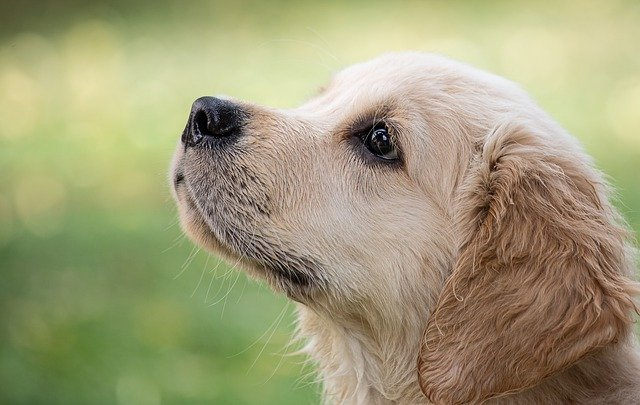
#> input picture dog.jpg, 640 x 405 px
$ jupyter execute '08. 이미지 대칭.ipynb'
#> lines starting #> are read from the running program, lines starting #| are printed output that depends on the picture
# 08.이미지 대칭

## 좌우대칭

[cell 1]
import cv2
img = cv2.imread ('dog.jpg')
#> img is the input picture: shape (405, 640, 3); mean B, G, R 120, 156.6, 160
flip_horizontal = cv2.flip(img,1)  #flipCode > 0 좌우대칭 Horizontal
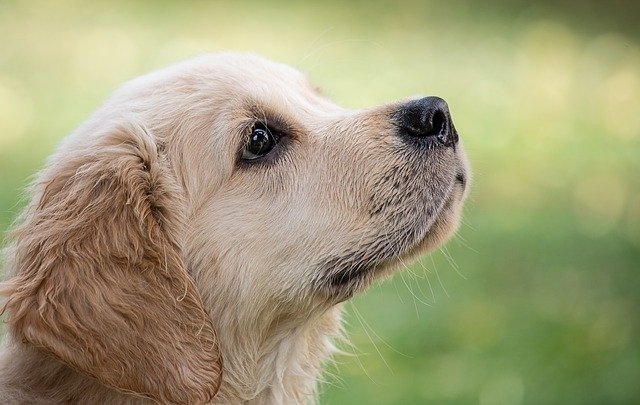
#> flip_horizontal: shape (405, 640, 3); mean B, G, R 120, 156.6, 160

cv2.imshow('img',img)
cv2.imshow ('flip_horizontal',flip_horizontal)
cv2.waitKey(0)
cv2.destroyAllWindows()

## 상하 대칭

[cell 2]
import cv2
img = cv2.imread ('dog.jpg')
flip_vertical = cv2.flip(img,0)  #flipCode ==0  상하대칭 Vertical
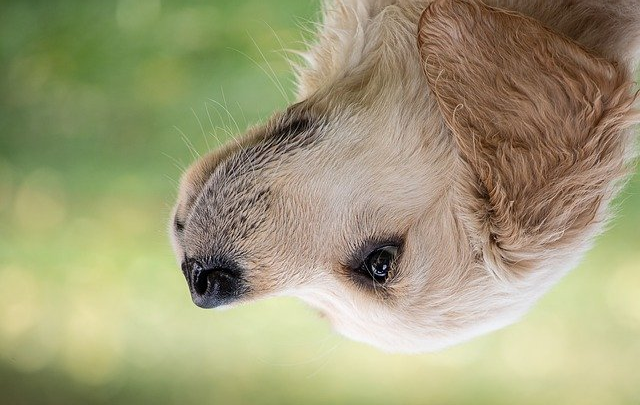
#> flip_vertical: shape (405, 640, 3); mean B, G, R 120, 156.6, 160

cv2.imshow('img',img)
cv2.imshow ('flip_horizontal',flip_vertical)
cv2.waitKey(0)
cv2.destroyAllWindows()

## 상하좌우대칭

[cell 3]
import cv2
img = cv2.imread ('dog.jpg')
flip_both = cv2.flip(img,-1)  #flipCode <0   상하대칭 Vertical
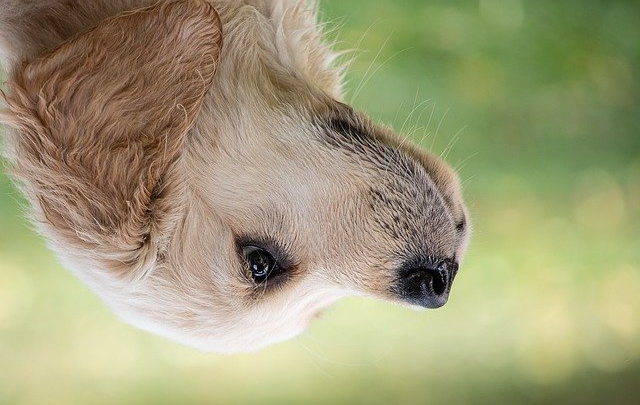
#> flip_both: shape (405, 640, 3); mean B, G, R 120, 156.6, 160

cv2.imshow('img',img)
cv2.imshow ('flip_horizontal',flip_both)
cv2.waitKey(0)
cv2.destroyAllWindows()

$ run again, with newspaper.jpg copied over dog.jpg
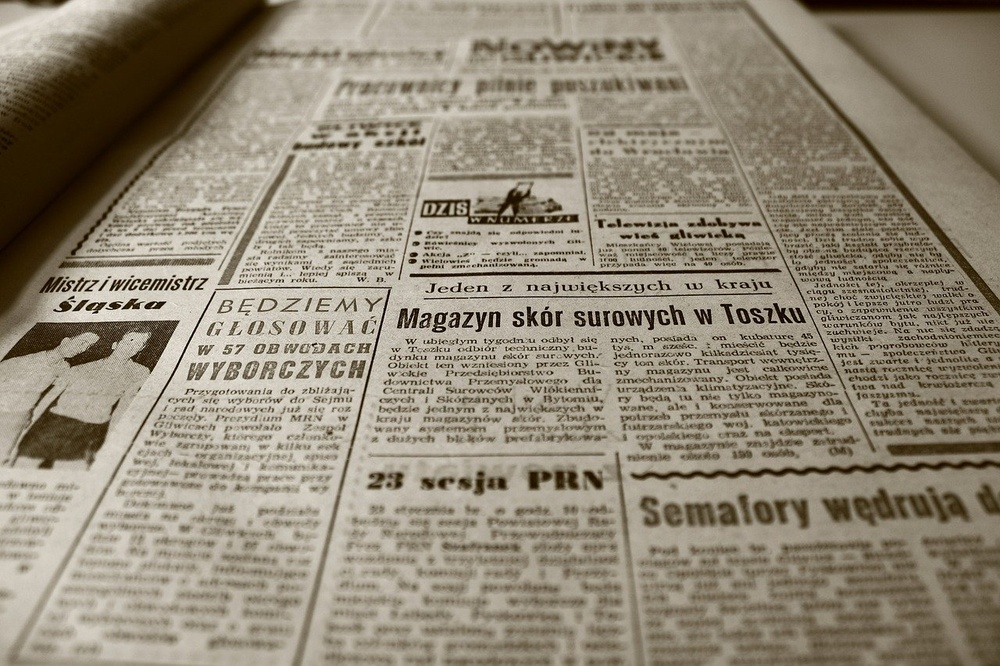
#> input picture newspaper.jpg, 1000 x 666 px, shrunk from 1280 x 853 before the run
#> img is the input picture: shape (666, 1000, 3); mean B, G, R 118.1, 135.9, 145.1
#> `flip_vertical = cv2.flip(img,0)`:
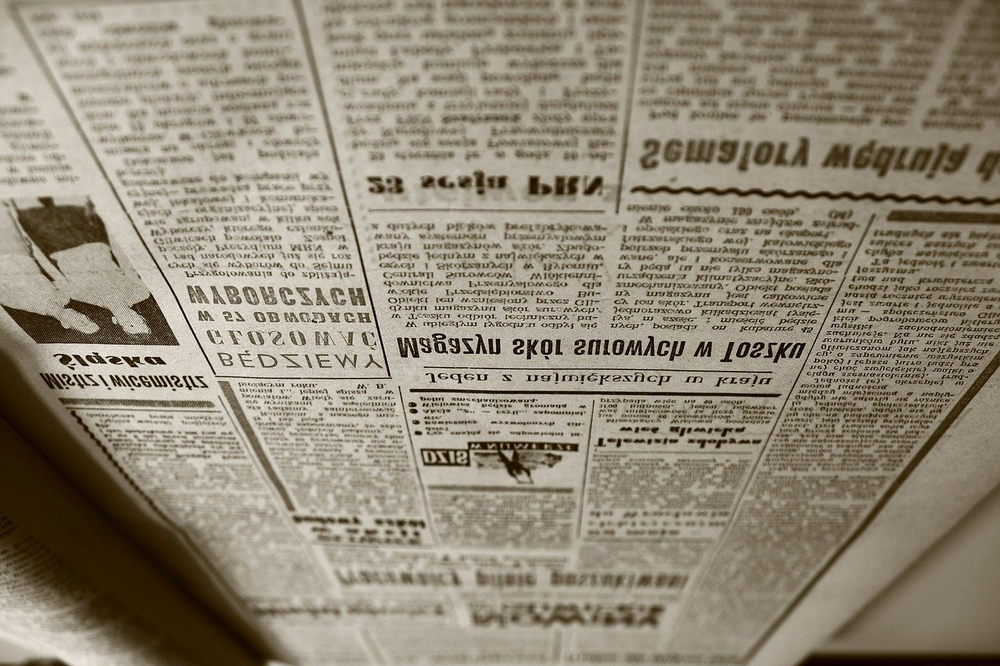
#> flip_vertical: shape (666, 1000, 3); mean B, G, R 118.1, 135.9, 145.1
#> `flip_both = cv2.flip(img,-1)`:
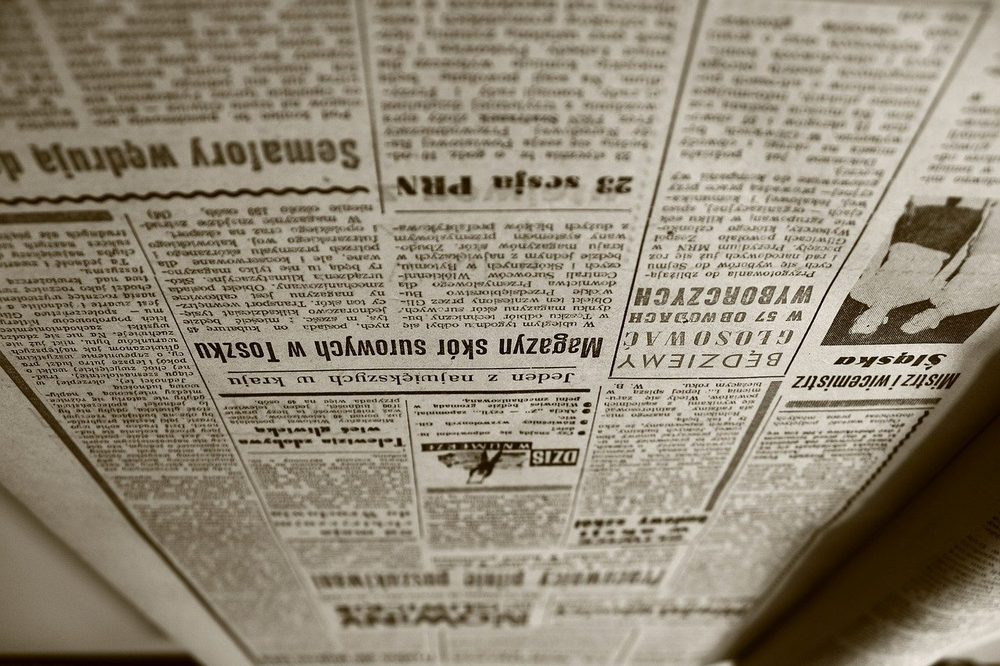
#> flip_both: shape (666, 1000, 3); mean B, G, R 118.1, 135.9, 145.1
